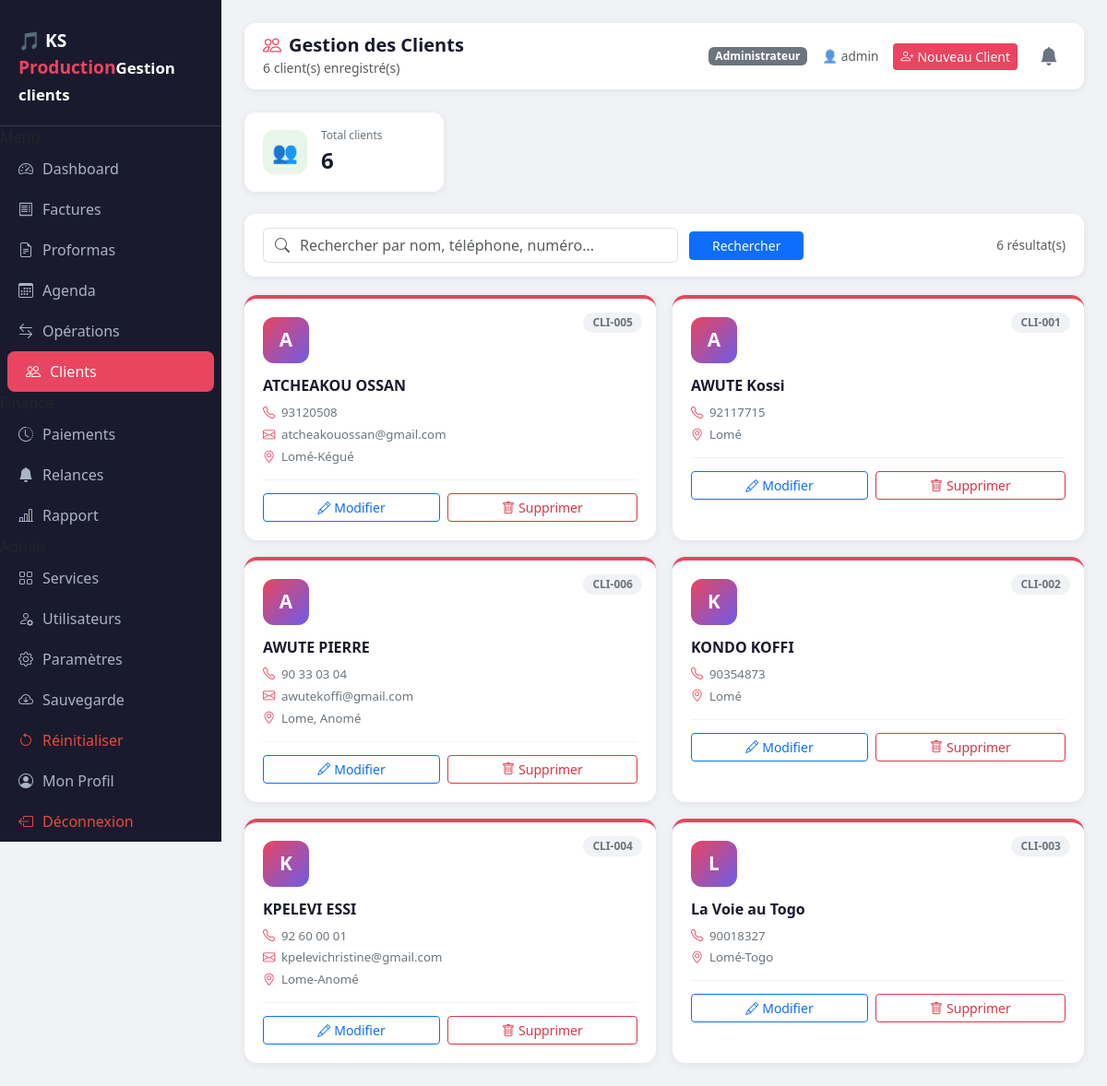
/clients (signed in), run on the app's committed database.
### database.py (models this page shows)
class Client(db.Model):
    __tablename__ = 'clients'
    id        = db.Column(db.Integer, primary_key=True)
    numero    = db.Column(db.String(20), unique=True)
    nom       = db.Column(db.String(100), nullable=False)
    adresse   = db.Column(db.String(200))
    telephone = db.Column(db.String(20))
    email     = db.Column(db.String(100))
    nif       = db.Column(db.String(50))
    rccm      = db.Column(db.String(50))

### app.py (the view)
@app.route('/clients')
def liste_clients():
    if 'username' not in session: return redirect(url_for('login'))
    recherche = request.args.get('q', '')
    if recherche:
        clients = Client.query.filter(Client.nom.ilike(f'%{recherche}%') | Client.telephone.ilike(f'%{recherche}%') | Client.numero.ilike(f'%{recherche}%')).order_by(Client.nom).all()
    else:
        clients = Client.query.order_by(Client.nom).all()
    return render_template('clients.html', username=session['username'], role=session['role'], clients=clients, nb_clients=len(clients), recherche=recherche)

### templates/clients.html (shortened to what this page needs)
<!DOCTYPE html>
<html lang="fr">
<head>
    <link href="https://cdn.jsdelivr.net/npm/bootstrap@5.3.0/dist/css/bootstrap.min.css" rel="stylesheet">
    <link href="https://cdn.jsdelivr.net/npm/bootstrap-icons@1.10.5/font/bootstrap-icons.css" rel="stylesheet">
</head>
<body>
<div class="sidebar">
    <div class="brand">🎵 KS <span>Production</span><small>Gestion clients</small></div>
    <nav>
        <div class="nav-section">Menu</div>
        <a href="/dashboard" class="nav-link"><i class="bi bi-speedometer2"></i> Dashboard</a>
        <a href="/factures" class="nav-link"><i class="bi bi-receipt"></i> Factures</a>
        <a href="/proformas" class="nav-link"><i class="bi bi-file-earmark-text"></i> Proformas</a>
        <a href="/agenda" class="nav-link"><i class="bi bi-calendar3"></i> Agenda</a>
        <a href="/operations" class="nav-link"><i class="bi bi-arrow-left-right"></i> Opérations</a>
        <a href="/clients" class="nav-link active"><i class="bi bi-people"></i> Clients</a>
        <div class="nav-section">Finance</div>
        <a href="/paiements" class="nav-link"><i class="bi bi-clock-history"></i> Paiements</a>
        <a href="/relances" class="nav-link"><i class="bi bi-bell-fill"></i> Relances</a>
        <a href="/rapport" class="nav-link"><i class="bi bi-bar-chart-line"></i> Rapport</a>
        {% if role == 'Administrateur' %}
        <div class="nav-section">Admin</div>
        <a href="/services" class="nav-link"><i class="bi bi-grid"></i> Services</a>
        <a href="/utilisateurs" class="nav-link"><i class="bi bi-person-gear"></i> Utilisateurs</a>
        <a href="/parametres" class="nav-link"><i class="bi bi-gear"></i> Paramètres</a>
        <a href="/sauvegarde" class="nav-link"><i class="bi bi-cloud-arrow-down"></i> Sauvegarde</a>
        <a href="/reinitialiser" class="nav-link" style="color:#e74c3c;"><i class="bi bi-arrow-counterclockwise"></i> Réinitialiser</a>
        {% endif %}
    </nav>
    <div class="sidebar-footer">
        <a href="/profil" class="nav-link"><i class="bi bi-person-circle"></i> Mon Profil</a>
        <a href="/logout" class="nav-link" style="color:#e74c3c;"><i class="bi bi-box-arrow-left"></i> Déconnexion</a>
    </div>
</div>
<div class="main-content">
    <div class="topbar">
        <div>
            <h5><i class="bi bi-people me-2" style="color:var(--ks-accent);"></i>Gestion des Clients</h5>
            <small class="text-muted">{{ nb_clients }} client(s) enregistré(s)</small>
        </div>
        <div class="d-flex align-items-center gap-3">
            <span class="badge bg-secondary">{{ role }}</span>
            <span class="text-muted" style="font-size:.85rem;">👤 {{ username }}</span>
            {% if role != 'Lecture seule' %}
            <a href="/clients/nouveau" class="btn btn-ks btn-sm">
                <i class="bi bi-person-plus me-1"></i>Nouveau Client
            </a>
            {% endif %}
            <div class="position-relative">
                <button id="btnCloche" onclick="toggleAlertes()"
                        style="background:none; border:none; cursor:pointer; position:relative; padding:4px 8px;">
                    <i class="bi bi-bell-fill" style="font-size:1.25rem; color:#6b7280;" id="iconeCloche"></i>
                </button>
            </div>
        </div>
    </div>
    <div class="row g-3 mb-4">
        <div class="col-md-3">
            <div class="stat-mini">
                <div class="icon-wrap" style="background:#e8f5e9;">👥</div>
                <div>
                    <div class="label">Total clients</div>
                    <div class="value">{{ nb_clients }}</div>
                </div>
            </div>
        </div>
    </div>
    <form method="GET" action="/clients">
        <div class="search-bar">
            <div class="input-group" style="max-width:450px;">
                <span class="input-group-text bg-white border-end-0">
                    <i class="bi bi-search text-muted"></i>
                </span>
                <input type="text" name="q" class="form-control border-start-0 ps-0"
                    placeholder="Rechercher par nom, téléphone, numéro..."
                    value="{{ recherche }}">
            </div>
            <button type="submit" class="btn btn-primary btn-sm px-4">Rechercher</button>
            <span class="text-muted ms-auto" style="font-size:.85rem;">
                {{ nb_clients }} résultat(s)
            </span>
        </div>
    </form>
    {% if clients %}
    <div class="client-grid">
        {% for client in clients %}
        <div class="client-card">
            <span class="numero">{{ client.numero }}</span>
            <div class="avatar">{{ client.nom[0] }}</div>
            <div class="nom">{{ client.nom }}</div>
            {% if client.telephone %}
            <div class="info"><i class="bi bi-telephone"></i> {{ client.telephone }}</div>
            {% endif %}
            {% if client.email %}
            <div class="info"><i class="bi bi-envelope"></i> {{ client.email }}</div>
            {% endif %}
            {% if client.adresse %}
            <div class="info"><i class="bi bi-geo-alt"></i> {{ client.adresse }}</div>
            {% endif %}
            <div class="actions">
                {% if role != 'Lecture seule' %}
                <a href="/clients/modifier/{{ client.id }}" class="btn btn-sm btn-outline-primary flex-fill">
                    <i class="bi bi-pencil me-1"></i>Modifier
                </a>
                {% endif %}
                {% if role == 'Administrateur' %}
                <form method="POST" action="/clients/supprimer/{{ client.id }}"
                    onsubmit="return confirm('Supprimer le client {{ client.nom }} ?')" class="flex-fill">
                    <button type="submit" class="btn btn-sm btn-outline-danger w-100">
                        <i class="bi bi-trash me-1"></i>Supprimer
                    </button>
                </form>
                {% endif %}
            </div>
        </div>
        {% endfor %}
    </div>
    {% endif %}
</div>
</body>
</html>

### templates/clients.html (style rules this page uses)
:root { --ks-primary: #1a1a2e; --ks-accent: #e94560; --ks-green: #00b894; }
body { background: #f0f2f5; font-family: 'Segoe UI', sans-serif; }
.sidebar { width: 240px; min-height: 100vh; background: var(--ks-primary); position: fixed; left: 0; top: 0; padding-top: 20px; z-index: 100; }
.sidebar .brand { color: #fff; font-size: 1.2rem; font-weight: 700; padding: 10px 20px 20px; border-bottom: 1px solid #ffffff22; }
.sidebar .brand span { color: var(--ks-accent); }
.sidebar .nav-link { color: #aab4c4; padding: 10px 20px; display: flex; align-items: center; gap: 10px; transition: all .2s; }
.sidebar .nav-link:hover, .sidebar .nav-link.active { color: #fff; background: var(--ks-accent); border-radius: 8px; margin: 0 8px; }
.main-content { margin-left: 240px; padding: 25px; }
.topbar { background: #fff; border-radius: 12px; padding: 12px 20px; display: flex; justify-content: space-between; align-items: center; margin-bottom: 25px; box-shadow: 0 2px 8px #0001; }
.topbar h5 { margin: 0; font-weight: 700; color: var(--ks-primary); }
.stat-mini { background: #fff; border-radius: 12px; padding: 16px 20px; box-shadow: 0 2px 8px #0001; display: flex; align-items: center; gap: 15px; }
.stat-mini .icon-wrap { width: 48px; height: 48px; border-radius: 12px; display: flex; align-items: center; justify-content: center; font-size: 1.4rem; }
.stat-mini .label { font-size: .75rem; color: #6c757d; }
.stat-mini .value { font-size: 1.5rem; font-weight: 700; color: var(--ks-primary); }
.search-bar { background: #fff; border-radius: 12px; padding: 15px 20px; margin-bottom: 20px; box-shadow: 0 2px 8px #0001; display: flex; gap: 12px; align-items: center; }
.client-grid { display: grid; grid-template-columns: repeat(auto-fill, minmax(310px, 1fr)); gap: 18px; }
.client-card { background: #fff; border-radius: 14px; padding: 20px; box-shadow: 0 2px 10px #0001; border-top: 4px solid var(--ks-accent); transition: transform .2s, box-shadow .2s; position: relative; }
.client-card .numero { position: absolute; top: 15px; right: 15px; background: #f0f2f5; border-radius: 20px; padding: 2px 10px; font-size: .75rem; font-weight: 700; color: #6c757d; }
.client-card .avatar { width: 50px; height: 50px; border-radius: 12px; background: linear-gradient(135deg, var(--ks-accent), #6c5ce7); display: flex; align-items: center; justify-content: center; color: #fff; font-size: 1.3rem; font-weight: 700; margin-bottom: 12px; }
.client-card .nom { font-size: 1rem; font-weight: 700; color: var(--ks-primary); margin-bottom: 8px; }
.client-card .info { font-size: .83rem; color: #6c757d; display: flex; align-items: center; gap: 6px; margin-bottom: 4px; }
.client-card .info i { color: var(--ks-accent); width: 14px; }
.client-card .actions { display: flex; gap: 8px; margin-top: 14px; padding-top: 14px; border-top: 1px solid #f0f2f5; }
.btn-ks { background: var(--ks-accent); border: none; color: #fff; }

### data on the page
Client: numero "CLI-005", nom "A", nom "ATCHEAKOU OSSAN", telephone "93120508", email "atcheakouossan@gmail.com", adresse "Lomé-Kégué"
Client: numero "CLI-001", nom "A", nom "AWUTE Kossi", telephone "92117715", adresse "Lomé"
Client: numero "CLI-006", nom "A", nom "AWUTE PIERRE", telephone "90 33 03 04", email "awutekoffi@gmail.com", adresse "Lome, Anomé"
Client: numero "CLI-002", nom "K", nom "KONDO KOFFI", telephone "90354873", adresse "Lomé"
Client: numero "CLI-004", nom "K", nom "KPELEVI ESSI", telephone "92 60 00 01", email "kpelevichristine@gmail.com", adresse "Lome-Anomé"
Client: numero "CLI-003", nom "L", nom "La Voie au Togo", telephone "90018327", adresse "Lomé-Togo"

### other printed values
{{ nb_clients }} "6"
{{ role }} "Administrateur"
{{ username }} "admin"
